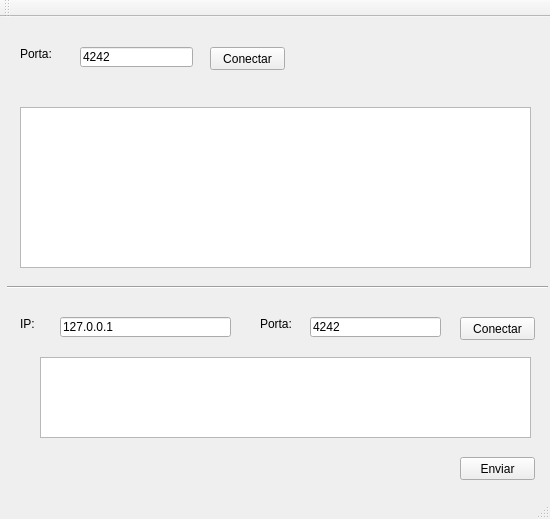
<?xml version="1.0" encoding="UTF-8"?>
<ui version="4.0">
 <class>MainWindow</class>
 <widget class="QMainWindow" name="MainWindow">
  <property name="geometry">
   <rect>
    <x>0</x>
    <y>0</y>
    <width>550</width>
    <height>519</height>
   </rect>
  </property>
  <property name="windowTitle">
   <string>MainWindow</string>
  </property>
  <widget class="QWidget" name="centralWidget">
   <widget class="QTextEdit" name="textEditMessageToSend">
    <property name="geometry">
     <rect>
      <x>40</x>
      <y>340</y>
      <width>491</width>
      <height>81</height>
     </rect>
    </property>
   </widget>
   <widget class="QPushButton" name="pushButtonSend">
    <property name="geometry">
     <rect>
      <x>460</x>
      <y>440</y>
      <width>75</width>
      <height>23</height>
     </rect>
    </property>
    <property name="text">
     <string>Enviar</string>
    </property>
   </widget>
   <widget class="QPushButton" name="pushButtonMonitoringConnect">
    <property name="geometry">
     <rect>
      <x>210</x>
      <y>30</y>
      <width>75</width>
      <height>23</height>
     </rect>
    </property>
    <property name="text">
     <string>Conectar</string>
    </property>
   </widget>
   <widget class="QLineEdit" name="lineEditMonitoringPort">
    <property name="geometry">
     <rect>
      <x>80</x>
      <y>30</y>
      <width>113</width>
      <height>20</height>
     </rect>
    </property>
    <property name="text">
     <string>4242</string>
    </property>
   </widget>
   <widget class="QTextEdit" name="textEditMessageReceived">
    <property name="geometry">
     <rect>
      <x>20</x>
      <y>90</y>
      <width>511</width>
      <height>161</height>
     </rect>
    </property>
   </widget>
   <widget class="Line" name="line">
    <property name="geometry">
     <rect>
      <x>7</x>
      <y>260</y>
      <width>541</width>
      <height>20</height>
     </rect>
    </property>
    <property name="orientation">
     <enum>Qt::Horizontal</enum>
    </property>
   </widget>
   <widget class="QLabel" name="label">
    <property name="geometry">
     <rect>
      <x>20</x>
      <y>300</y>
      <width>47</width>
      <height>13</height>
     </rect>
    </property>
    <property name="text">
     <string>IP:</string>
    </property>
   </widget>
   <widget class="QLineEdit" name="lineEditSendingIp">
    <property name="geometry">
     <rect>
      <x>60</x>
      <y>300</y>
      <width>171</width>
      <height>20</height>
     </rect>
    </property>
    <property name="text">
     <string>127.0.0.1</string>
    </property>
   </widget>
   <widget class="QPushButton" name="pushButtonConnect">
    <property name="geometry">
     <rect>
      <x>460</x>
      <y>300</y>
      <width>75</width>
      <height>23</height>
     </rect>
    </property>
    <property name="text">
     <string>Conectar</string>
    </property>
   </widget>
   <widget class="QLineEdit" name="lineEditSendingPort">
    <property name="geometry">
     <rect>
      <x>310</x>
      <y>300</y>
      <width>131</width>
      <height>20</height>
     </rect>
    </property>
    <property name="text">
     <string>4242</string>
    </property>
   </widget>
   <widget class="QLabel" name="label_2">
    <property name="geometry">
     <rect>
      <x>260</x>
      <y>300</y>
      <width>47</width>
      <height>13</height>
     </rect>
    </property>
    <property name="text">
     <string>Porta:</string>
    </property>
   </widget>
   <widget class="QLabel" name="label_3">
    <property name="geometry">
     <rect>
      <x>20</x>
      <y>30</y>
      <width>47</width>
      <height>13</height>
     </rect>
    </property>
    <property name="text">
     <string>Porta:</string>
    </property>
   </widget>
   <widget class="QLabel" name="labelMonitoringStatus">
    <property name="geometry">
     <rect>
      <x>20</x>
      <y>60</y>
      <width>291</width>
      <height>16</height>
     </rect>
    </property>
    <property name="text">
     <string/>
    </property>
   </widget>
  </widget>
  <widget class="QMenuBar" name="menuBar">
   <property name="geometry">
    <rect>
     <x>0</x>
     <y>0</y>
     <width>550</width>
     <height>21</height>
    </rect>
   </property>
  </widget>
  <widget class="QToolBar" name="mainToolBar">
   <attribute name="toolBarArea">
    <enum>TopToolBarArea</enum>
   </attribute>
   <attribute name="toolBarBreak">
    <bool>false</bool>
   </attribute>
  </widget>
  <widget class="QStatusBar" name="statusBar"/>
 </widget>
 <layoutdefault spacing="6" margin="11"/>
 <resources/>
 <connections/>
</ui>
